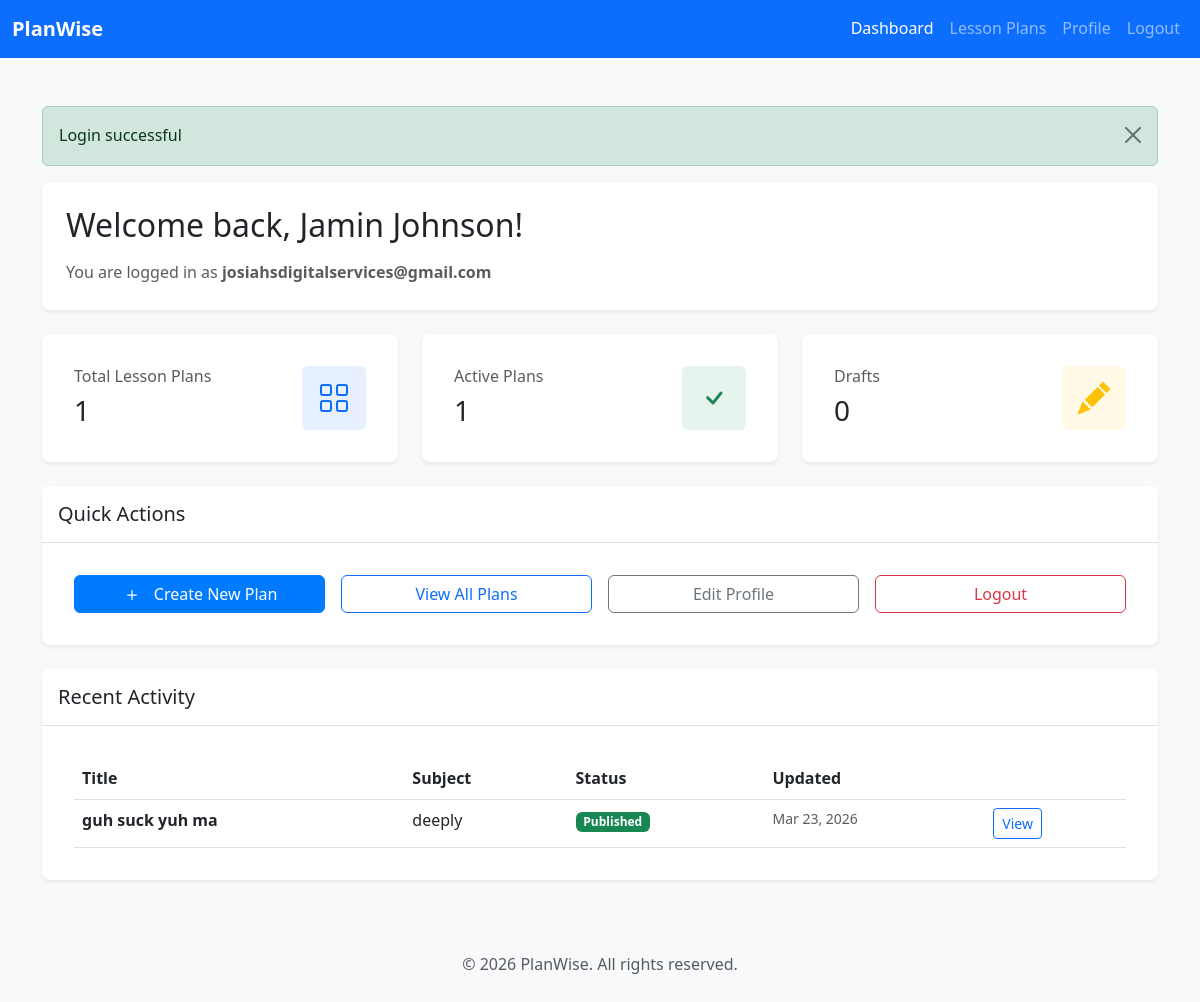
Page /public/index.php?page=teacher/dashboard (signed in) on the committed database.
### tables this page shows
CREATE TABLE `lesson_plans` (
  `lesson_id` int(11) NOT NULL,
  `user_id` int(11) NOT NULL,
  `title` varchar(255) NOT NULL,
  `subject` varchar(100) NOT NULL,
  `grade_level` varchar(50) DEFAULT NULL,
  `duration` int(11) DEFAULT NULL,
  `objectives` text DEFAULT NULL,
  `materials` text DEFAULT NULL,
  `procedures` text DEFAULT NULL,
  `assessment` text DEFAULT NULL,
  `notes` text DEFAULT NULL,
  `status` enum('draft','published','archived') DEFAULT 'draft',
  `grade` varchar(50) NOT NULL,
  `theme` varchar(150) DEFAULT NULL,
  `attainment_target` text DEFAULT NULL,
  `created_at` timestamp NOT NULL DEFAULT current_timestamp(),
  `updated_at` datetime NULL DEFAULT NULL
);

### config/database.php (called while the page is built)
<?php
return [
    'driver' => 'mysql',
    'host' => $_ENV['DB_HOST'] ?? 'localhost',
    'port' => $_ENV['DB_PORT'] ?? '3306',
    'database' => $_ENV['DB_NAME'] ?? 'planwise_db',
    'username' => $_ENV['DB_USER'] ?? 'root',
    'password' => $_ENV['DB_PASS'] ?? '',
    'charset' => 'utf8mb4',
    'collation' => 'utf8mb4_unicode_ci',
    'options' => [
        PDO::ATTR_ERRMODE => PDO::ERRMODE_EXCEPTION,
        PDO::ATTR_DEFAULT_FETCH_MODE => PDO::FETCH_ASSOC,
        PDO::ATTR_EMULATE_PREPARES => false,
        PDO::ATTR_PERSISTENT => false,
    ]
];

### classes/Database.php (called while the page is built, shortened)
<?php
class Database
{
    private static $instance = null;
    private $pdo;
    private $config;
    private function __construct()
    {
        $this->config = require __DIR__ . '/../config/database.php';
    }
    public static function getInstance()
    {
        if (self::$instance === null) {
            self::$instance = new self();
        }
        return self::$instance;
    }
    private function connect()
    {
        try {
            $dsn = "mysql:host={$this->config['host']};port={$this->config['port']};dbname={$this->config['database']};charset={$this->config['charset']}";
            $this->pdo = new PDO(
                $dsn,
                $this->config['username'],
                $this->config['password'],
                $this->config['options']
            );
        } catch (PDOException $e) {
            error_log("DB connection failed: " . $e->getMessage());
            throw new Exception("Could not connect to database.");
        }
    }
    public function getConnection()
    {
        return $this->pdo;
    }
    public function query($sql, $params = [])
    {
        try {
            $stmt = $this->getConnection()->prepare($sql);
            $stmt->execute($params);
            return $stmt;
        } catch (PDOException $e) {
            error_log("Query failed: " . $e->getMessage() . " | SQL: " . $sql);
            throw new Exception("Database query failed.");
        }
    }
    public function fetchAll($sql, $params = [])
    {
        return $this->query($sql, $params)->fetchAll();
    }
    public function fetch($sql, $params = [])
    {
        return $this->query($sql, $params)->fetch();
    }
}

### classes/Auth.php (called while the page is built, shortened)
<?php
class Auth
{
    public function check(): bool
    {
        $sessionTimeout = 30 * 60;
        return true;
    }
    public function user()
    {
        return [
            'user_id' => $_SESSION['user_id'] ?? null,
            'email' => $_SESSION['email'] ?? null,
            'first_name' => $_SESSION['first_name'] ?? null,
            'last_name' => $_SESSION['last_name'] ?? null,
            'role_id' => $_SESSION['role_id'] ?? null,
            'login_time' => $_SESSION['login_time'] ?? null
        ];
    }
}

### classes/LessonPlan.php (called while the page is built, shortened)
<?php
require_once __DIR__ . '/Database.php';
class LessonPlan
{
    private $db;
    public function __construct()
    {
        $this->db = Database::getInstance();
    }
    public function getStats(int $userId): array
    {
        try {
            $sql = "SELECT
                    COUNT(*) as total,
                    SUM(CASE WHEN status = 'published' THEN 1 ELSE 0 END) as published,
                    SUM(CASE WHEN status = 'draft' THEN 1 ELSE 0 END) as drafts,
                    SUM(CASE WHEN status = 'archived' THEN 1 ELSE 0 END) as archived
                    FROM lesson_plans
                    WHERE user_id = :user_id";
            $result = $this->db->fetch($sql, [':user_id' => $userId]);
            return [
                'total' => (int)($result['total'] ?? 0),
                'published' => (int)($result['published'] ?? 0),
                'drafts' => (int)($result['drafts'] ?? 0),
                'archived' => (int)($result['archived'] ?? 0)
            ];
        } catch (Exception $e) {
            error_log("Get lesson plan stats failed: " . $e->getMessage());
            return [
                'total' => 0,
                'published' => 0,
                'drafts' => 0,
                'archived' => 0
            ];
        }
    }
    public function getRecentActivity(int $userId): array
    {
        try {
            $sql = "SELECT lesson_id, title, subject, status, updated_at
                    FROM lesson_plans
                    WHERE user_id = :user_id
                    ORDER BY updated_at DESC
                    LIMIT 10";
            return $this->db->fetchAll($sql, [':user_id' => $userId]);
        } catch (Exception $e) {
            error_log("Get recent activity failed: " . $e->getMessage());
            return [];
        }
    }
}

### views/teacher/dashboard.php (the view, shortened to what this page needs)
<?php
require_once __DIR__ . '/../../classes/Database.php';
require_once __DIR__ . '/../../classes/Auth.php';
$auth = new Auth();
$user = $auth->user();
require_once __DIR__ . '/../../classes/LessonPlan.php';
$lessonPlan = new LessonPlan();
$stats = $lessonPlan->getStats($user['user_id']);
$recentActivity = $lessonPlan->getRecentActivity($user['user_id']);
$success = $_SESSION['success'] ?? '';
require __DIR__ . '/../layouts/teacher-start.php';
?>
    <div class="container mt-5">
        <?php if (!empty($success)): ?>
            <div class="alert alert-success alert-dismissible fade show" role="alert">
                <?php echo htmlspecialchars($success); ?>
                <button type="button" class="btn-close" data-bs-dismiss="alert" aria-label="Close"></button>
            </div>
        <?php endif; ?>
        <div class="row mb-4">
            <div class="col-12">
                <div class="card shadow-sm border-0">
                    <div class="card-body p-4">
                        <h2 class="mb-3">
                            Welcome back, <?php echo htmlspecialchars($user['first_name'] . ' ' . $user['last_name']); ?>!
                        </h2>
                        <p class="text-muted mb-0">
                            You are logged in as <strong><?php echo htmlspecialchars($user['email']); ?></strong>
                        </p>
                    </div>
                </div>
            </div>
        </div>
        <div class="row g-4 mb-4">
            <div class="col-md-4">
                <div class="card shadow-sm border-0 h-100">
                    <div class="card-body">
                        <div class="d-flex justify-content-between align-items-center">
                            <div>
                                <h6 class="text-muted mb-2">Total Lesson Plans</h6>
                                <h3 class="mb-0"><?php echo htmlspecialchars($stats['total'] ?? 0); ?></h3>
                            </div>
                            <div class="bg-primary bg-opacity-10 p-3 rounded">
                            </div>
                        </div>
                    </div>
                </div>
            </div>
            <div class="col-md-4">
                <div class="card shadow-sm border-0 h-100">
                    <div class="card-body">
                        <div class="d-flex justify-content-between align-items-center">
                            <div>
                                <h6 class="text-muted mb-2">Active Plans</h6>
                                <h3 class="mb-0"><?php echo htmlspecialchars($stats['published'] ?? 0); ?></h3>
                            </div>
                            <div class="bg-success bg-opacity-10 p-3 rounded">
                                <svg xmlns="http://www.w3.org/2000/svg" width="32" height="32" fill="currentColor" class="text-success" viewBox="0 0 16 16">
                                    <path d="M10.97 4.97a.75.75 0 0 1 1.07 1.05l-3.99 4.99a.75.75 0 0 1-1.08.02L4.324 8.384a.75.75 0 1 1 1.06-1.06l2.094 2.093 3.473-4.425a.267.267 0 0 1 .02-.022z"/>
                                </svg>
                            </div>
                        </div>
                    </div>
                </div>
            </div>
            <div class="col-md-4">
                <div class="card shadow-sm border-0 h-100">
                    <div class="card-body">
                        <div class="d-flex justify-content-between align-items-center">
                            <div>
                                <h6 class="text-muted mb-2">Drafts</h6>
                                <h3 class="mb-0"><?php echo htmlspecialchars($stats['drafts'] ?? 0); ?></h3>
                            </div>
                            <div class="bg-warning bg-opacity-10 p-3 rounded">
                            </div>
                        </div>
                    </div>
                </div>
            </div>
        </div>
        <div class="row mb-4">
            <div class="col-12">
                <div class="card shadow-sm border-0">
                    <div class="card-header bg-white py-3">
                        <h5 class="mb-0">Quick Actions</h5>
                    </div>
                    <div class="card-body">
                        <div class="row g-3">
                            <div class="col-md-3">
                                <a href="<?php echo htmlspecialchars(BASE_URL . '/index.php?page=teacher/lesson-plans/create'); ?>" class="btn btn-primary w-100">
                                    <svg xmlns="http://www.w3.org/2000/svg" width="20" height="20" fill="currentColor" class="me-2" viewBox="0 0 16 16">
                                        <path d="M8 4a.5.5 0 0 1 .5.5v3h3a.5.5 0 0 1 0 1h-3v3a.5.5 0 0 1-1 0v-3h-3a.5.5 0 0 1 0-1h3v-3A.5.5 0 0 1 8 4z"/>
                                    </svg>
                                    Create New Plan
                                </a>
                            </div>
                            <div class="col-md-3">
                                <a href="<?= BASE_URL ?>/index.php?page=teacher/lesson-plans" class="btn btn-outline-primary w-100">
                                    View All Plans
                                </a>
                            </div>
                            <div class="col-md-3">
                                <a href="<?= BASE_URL ?>/index.php?page=teacher/profile" class="btn btn-outline-secondary w-100">
                                    Edit Profile
                                </a>
                            </div>
                            <div class="col-md-3">
                                <a href="<?= BASE_URL ?>/index.php?page=logout" class="btn btn-outline-danger w-100">
                                    Logout
                                </a>
                            </div>
                        </div>
                    </div>
                </div>
            </div>
        </div>
        <div class="row">
            <div class="col-12">
                <div class="card shadow-sm border-0">
                    <div class="card-header bg-white py-3">
                        <h5 class="mb-0">Recent Activity</h5>
                    </div>
                    <div class="card-body">
                        <?php if (!empty($recentActivity)): ?>
                            <div class="table-responsive">
                                <table class="table table-hover mb-0">
                                    <thead>
                                        <tr>
                                            <th>Title</th>
                                            <th>Subject</th>
                                            <th>Status</th>
                                            <th>Updated</th>
                                            <th></th>
                                        </tr>
                                    </thead>
                                    <tbody>
                                        <?php foreach (array_slice($recentActivity, 0, 10) as $activity): ?>
                                            <?php
                                            $statusClass = [
                                                'draft'     => 'bg-warning text-dark',
                                                'published' => 'bg-success',
                                                'archived'  => 'bg-secondary',
                                            ];
                                            $badgeClass = $statusClass[$activity['status'] ?? ''] ?? 'bg-secondary';
                                            ?>
                                            <tr>
                                                <td><strong><?php echo htmlspecialchars($activity['title'] ?? ''); ?></strong></td>
                                                <td><?php echo htmlspecialchars($activity['subject'] ?? 'N/A'); ?></td>
                                                <td><span class="badge <?php echo $badgeClass; ?>"><?php echo ucfirst($activity['status'] ?? ''); ?></span></td>
                                                <td class="text-muted small"><?php echo date('M j, Y', strtotime($activity['updated_at'] ?? '')); ?></td>
                                                <td>
                                                    <a href="<?= BASE_URL ?>/index.php?page=teacher/lesson-plans/view&id=<?php echo $activity['lesson_id']; ?>"
                                                       class="btn btn-sm btn-outline-primary">View</a>
                                                </td>
                                            </tr>
                                        <?php endforeach; ?>
                                    </tbody>
                                </table>
                            </div>
                        <?php endif; ?>
                    </div>
                </div>
            </div>
        </div>
    </div>
<?php require __DIR__ . '/../layouts/teacher-end.php'; ?>

### public/css/style.css (style rules this page uses)
body { font-family: 'Segoe UI', Tahoma, Geneva, Verdana, sans-serif; background-color: #f8f9fa; color: #212529; line-height: 1.6; }
.btn-primary { background-color: #007bff; border-color: #007bff; transition: background-color 0.3s ease, border-color 0.3s ease; }
.card { border: none; border-radius: 0.5rem; box-shadow: 0 0.125rem 0.25rem rgba(0, 0, 0, 0.075); }
.card-header { background-color: #ffffff; border-bottom: 1px solid #dee2e6; font-weight: 600; }
.card-body { padding: 2rem; }

### rows in the picture
lesson_plans: title "guh suck yuh ma", subject "deeply", status "Published", updated_at "Mar 23, 2026"

### other values in the picture
$item['label'] "Dashboard"
$item['label'] "Lesson Plans"
$item['label'] "Profile"
$success "Login successful"
$user['first_name'] . ' ' . $user['last_name'] "Jamin Johnson"
$user['email'] "josiahsdigitalservices@gmail.com"
$stats['total'] "1"
$stats['published'] "1"
$stats['drafts'] "0"
